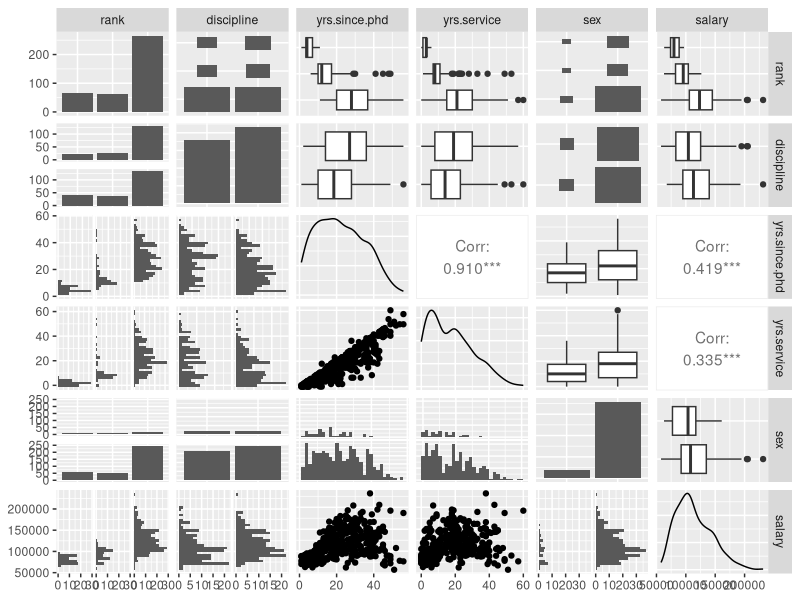

Here is the R script that generated this plot:
## ---- chunk 1
library(knitr)
knitr::opts_chunk$set(echo = TRUE,tidy=TRUE,message=FALSE,warning=FALSE,strip.white=TRUE,prompt=FALSE,
                      cache=TRUE, size="scriptsize",fig.width=4, fig.height=3,fig.align = "center")
## ---- chunk 2
library(carData)
?Salaries
GGally::ggpairs(Salaries)
